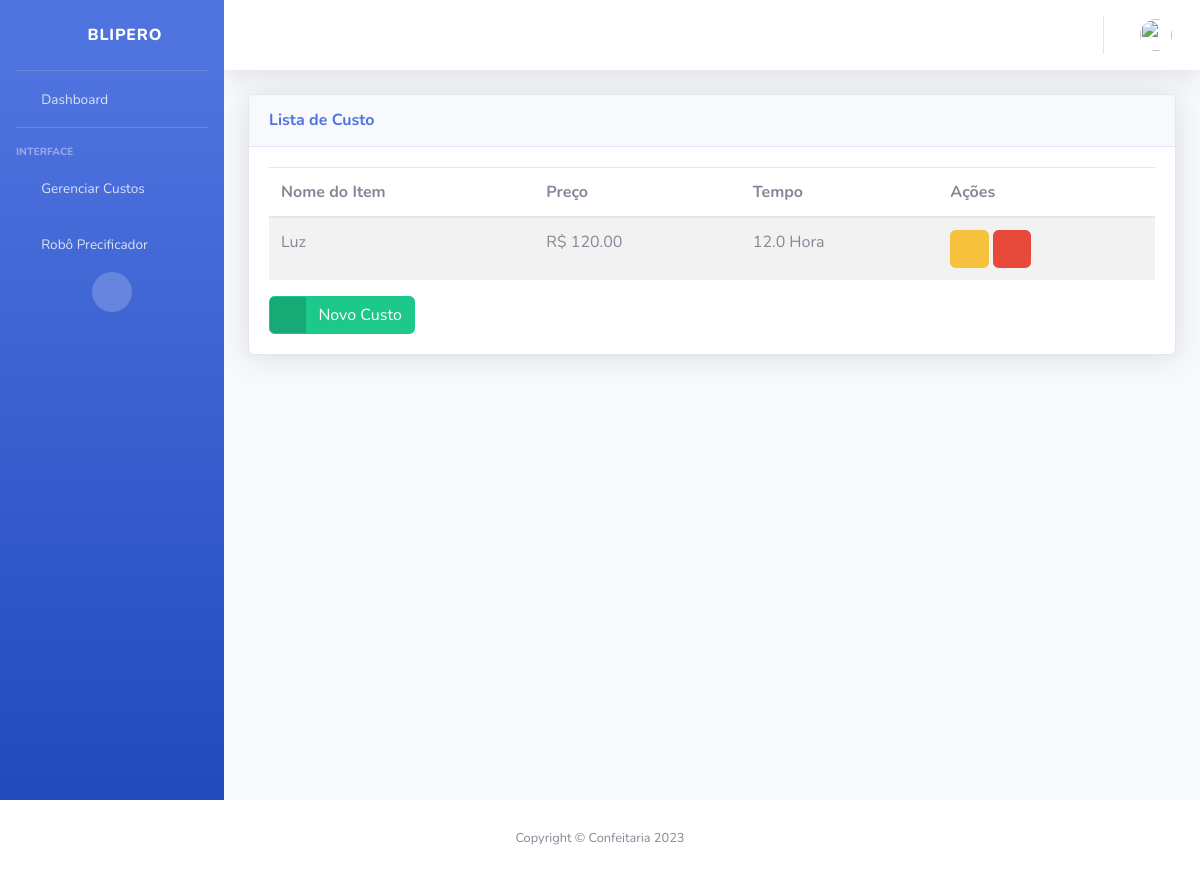
/cost-list (signed in), run on an earlier commit of the app's database.
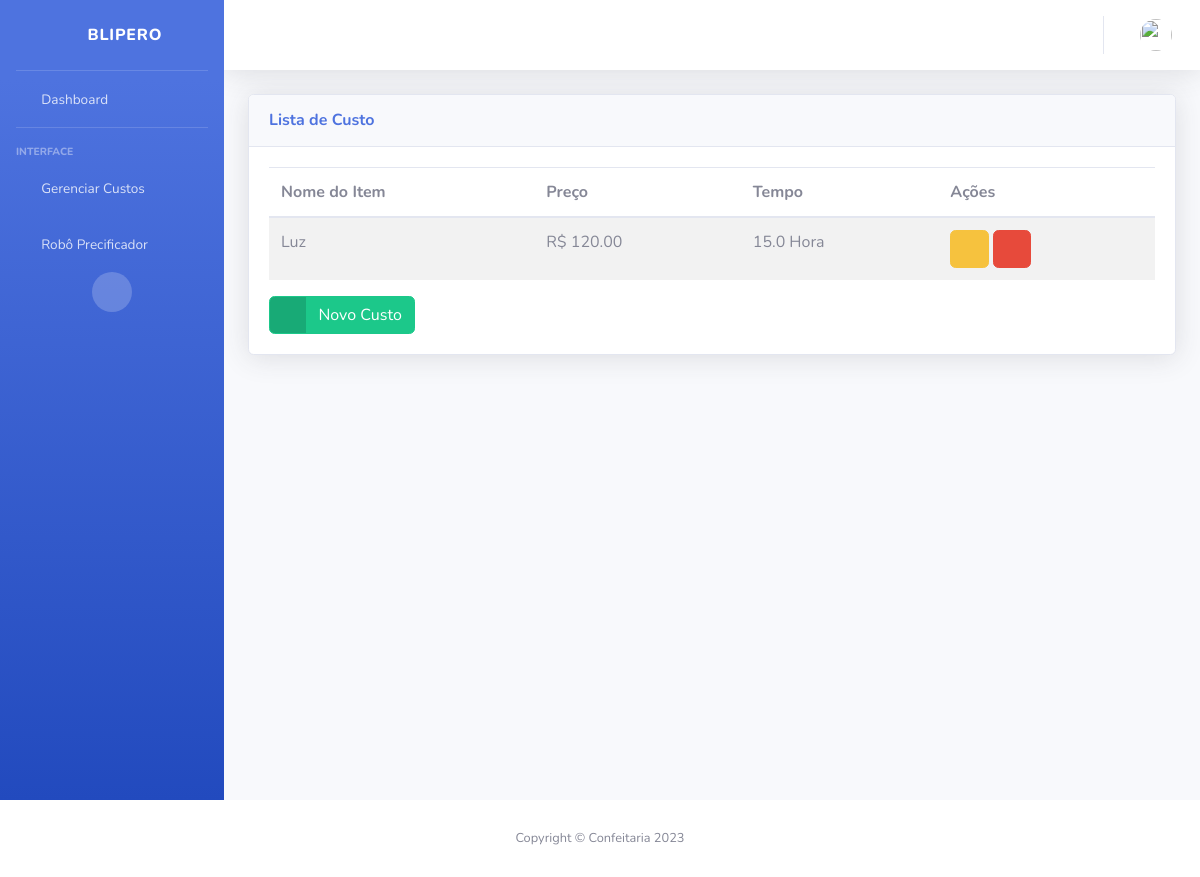
And on a later commit of the database.
### myapp/models.py (models this page shows, shortened)
class Cost(models.Model):
    user = models.ForeignKey(CustomUser, blank=True, on_delete=models.CASCADE)
    name = models.CharField(_("Nome do Custo:"), db_column='name', max_length=100, blank=False)
    price = models.FloatField(_("Preço (R$):"), db_column='price', blank=False)
    hours = models.FloatField(
        _("Horas Mensais:"), db_column='hours', blank=False)
    time = models.CharField(_("Tempo de Medida:"), max_length=15, choices=TIME_CHOICES)
    class Meta:
        ordering = ["name"]

### myapp/views.py (the view)
# urls.py: path('cost-list', views.costList, name='cost-list'),
@login_required
def costList(request):
    current_user = request.user
    costs = current_user.cost_set.all()
    return render(request, "cost-list.html",
                  {'costs': costs})

### myapp/templates/cost-list.html (shortened to what this page needs)
{% extends "base.html" %}
{% block content %}
<div class="card shadow mb-4">
    <div class="card-header py-3">
        <h6 class="m-0 font-weight-bold text-primary">Lista de Custo</h6>
    </div>
    <div class="card-body">
        <div class="table-responsive">
            <table class="table table-striped" id="dataTable" width="100%" cellspacing="0">
                    <thead>
                        <tr>
                            <th scope="col">Nome do Item</th>
                            <th scope="col">Preço</th>
                            <th scope="col">Tempo</th>
                            <th scope="col">Ações</th>
                        </tr>
                    </thead>
                    <tbody>
                        {% for cost in costs %}
                        <tr>
                            <td>{{ cost.name }}</td>
                            <td>{{"R$ "}}{{ cost.price|floatformat:2}}</td>
                            <td>{{ cost.hours }}{{" "}}{{ cost.time }}</td>
                            <td>
                                <div class="d-none d-lg-block">
                                    <a href="/cost-update/{{ cost.id }}" class="btn btn-warning">
                                        <span class="icon">
                                            <i class="fas fa-edit"></i>
                                        </span>
                                    </a>
                                    <a data-toggle="modal" data-target="#modal_{{ cost.id }}" class="btn btn-danger">
                                        <span class="icon">
                                            <i class="fas fa-trash"></i>
                                        </span>
                                    </a>
                                </div>
                            </td>
                        </tr>
                        {% endfor %}
                    </tbody>
            </table>
            <a href="{%url 'cost-create' %}" class="btn btn-success btn-icon-split">
                <span class="icon text-white-50">
                <i class="fas fa-plus"></i>
                </span>
                <span class="text">Novo Custo</span>
            </a>
        </div>
    </div>
</div>
{% endblock %}

What changed in the data, as far as the page shows it:
changed Cost "Luz": hours "12.0" → "15.0"
